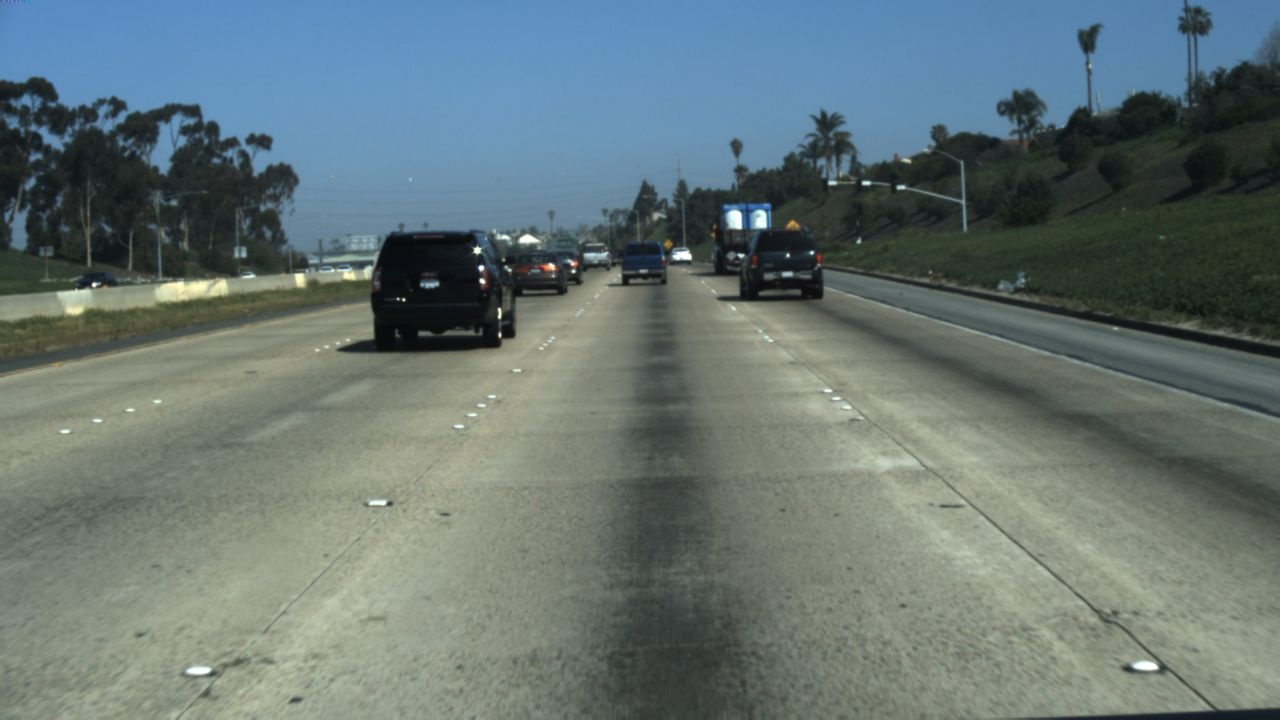
#> input picture LaneAF/test/20.jpg, 1280 x 720 px, given as the content of the folder /media/hsuan/data/LaneDataset/5, which was not available
$ python data_augmentation.py
#> lines starting #> are read from the running program, lines starting #| are printed output that depends on the picture; pictures that were not available may be replaced by others from this repository, and a replacement may not be noted
### LaneAF/tools/perspective_correction.py
from enum import unique
from cv2 import sort
import numpy as np
import cv2
from copy import deepcopy
from typing import Dict, List
import math
from sklearn.metrics import r2_score
from scipy.optimize import linear_sum_assignment
import matplotlib.pyplot as plt
import pysnooper
import statistics
import time
#@pysnooper.snoop()
class Lane:
    '''
    It's used to build each lane of per frame.
    name: LaneID_1, LaneID_2, LaneID_3...
    equa: equa[0] = slope, equa[1] = intercept build the line
    allpoints: allpoints of per frame(magnification)
    lanetype: #TODO lane classification
    '''
    # [9 lines left out: function __init__, not called in this run]

    def __str__(self):
        return f"Name is {self.name}, Equa is {self.equa}, Hor_x is {self.hor_x}, Angle is {self.angle}"

    @property
    def min_axis_x(self):
        return self.allpoints.min(axis=0)

    @property
    def max_axis_x(self):
        return self.allpoints.max(axis=0)

class LaneID_info:
    # [4 lines left out: function __init__, not called in this run]

    def __str__(self):
        return f"Name is {self.name}, LaneID_info freq is {self.freq},LaneID_infoAngle is {self.angle}"

# [224 lines left out: functions centerline, vanishing_point, angle_f, lane_loc_f, corresponding_coordinates, perspective_transform and 2 more, not called in this run]

def augmentation(o,res_pic,thed):
    lane_res = []
    if o ==1: #thed =-150
        alpha =1
        for img in res_pic:
            new_img = np.zeros(img.shape,img.dtype)
            for y in range(img.shape[0]):
                for x in range(img.shape[1]):
                    for c in range(img.shape[2]):
                        new_img[y,x,c] = np.clip(alpha*img[y,x,c]+thed,0,255)
            lane_res.append(new_img)
        return lane_res

    if o ==2: #thed=7
        for img in res_pic:
            dst = cv2.GaussianBlur(img, (thed, thed), 0)
            lane_res.append(dst)
        return lane_res

# [74 lines left out: functions arr_type, re_lane_angle, not called in this run]


# [308 lines of commented-out code are left out]

### LaneAF/data_augmentation.py
from tools.perspective_correction import *
import numpy as np
import cv2
import os

dataset = 5
piclist = [_ for _ in os.listdir(os.path.join('/media/hsuan/data/LaneDataset/{}').format(str(dataset))) if _.endswith(".jpg")]
print(piclist)

for pic in piclist:
    imglist = []
    img = cv2.imread(os.path.join('/media/hsuan/data/LaneDataset/{}/{}'.format(str(dataset),pic)))
#> img is the input picture: shape (720, 1280, 3); mean B, G, R 116.9, 117.5, 102.8
    imglist.append(img)
    print("piclen:",len(piclist),"pic:",piclist.index(pic)+1)
    for i in range(-50,0,25):
        auglist_0 = augmentation(1,imglist,thed= i)
        auglist_1 = deepcopy(auglist_0)

        for img in auglist_0:
            if i != 0 :
                cv2.imwrite(os.path.join('/media/hsuan/data/LaneDataset/{}/{}'.format(str(dataset),str((pic).replace('.jpg',''))+'_'+str(i)+'.jpg')),img)
                # cv2.imshow("img_out", img)
                # cv2.waitKey(0)

            #Laplace
            kernel = np.array([[0, -1, 0], [-1, 5, -1], [0, -1, 0]], np.float32) #锐化
            img_Laplace = cv2.filter2D(img, -1, kernel=kernel)
            # cv2.imwrite(os.path.join('/media/hsuan/data/LaneDataset/{}/{}'.format(str(dataset),str((pic).replace('.jpg',''))+'_'+str(i)+'_'+'L'+'.jpg')),img_Laplace)
            auglist_1.append(img_Laplace)
            # CLAHE
            imgYUV = cv2.cvtColor(img_Laplace, cv2.COLOR_BGR2YCrCb)
            channelsYUV = cv2.split(imgYUV)
            t = channelsYUV[0]
            clahe = cv2.createCLAHE(clipLimit=1.0, tileGridSize=(2, 2))
            p= clahe.apply(t)
            channels = cv2.merge([p,channelsYUV[1],channelsYUV[2]])
            img_CLAHE = cv2.cvtColor(channels, cv2.COLOR_YCrCb2BGR)
            cv2.imwrite(os.path.join('/media/hsuan/data/LaneDataset/{}/{}'.format(str(dataset),str((pic).replace('.jpg',''))+'_'+str(i)+'_'+'C'+'.jpg')),img_CLAHE)
            auglist_1.append(img_CLAHE)
#> this loop made 2 passes
#> pass 1, `cv2.imwrite(os.path.join('/media/hsuan/data/LaneDataset/{}/{}'.format(..`:
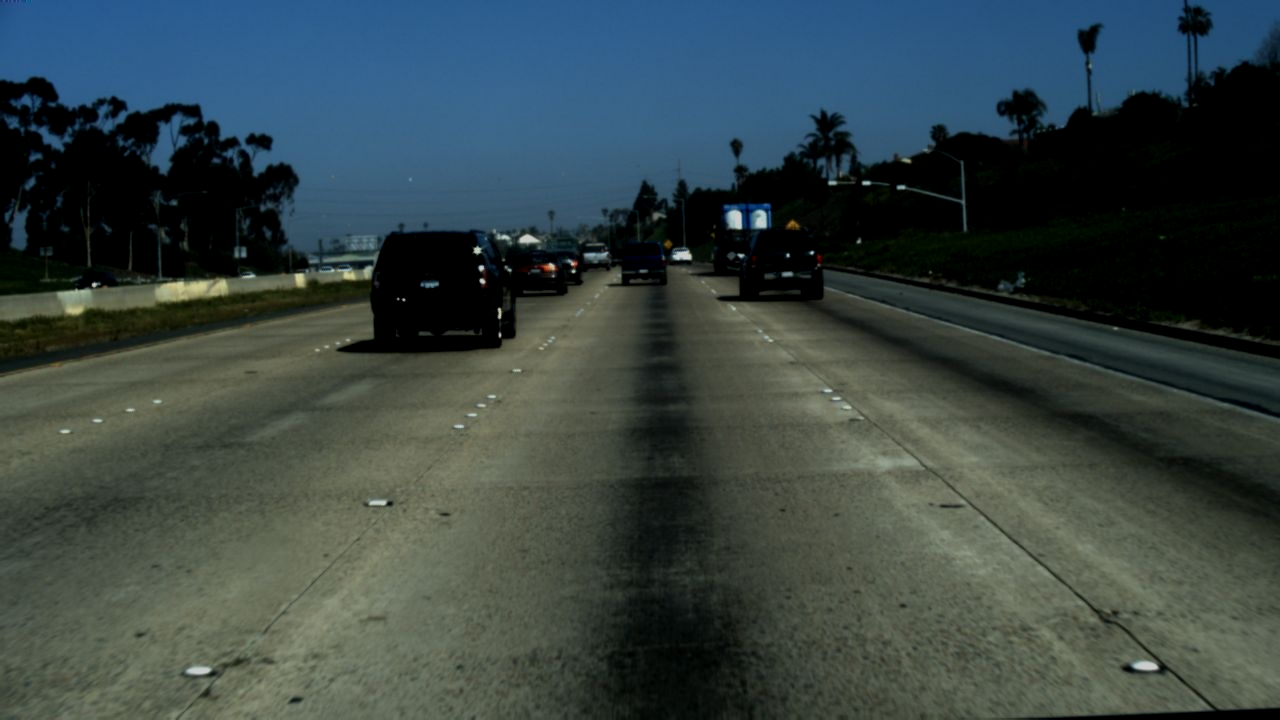
#> saved as 20_-50.jpg: shape (720, 1280, 3); mean B, G, R 69, 69.2, 55.5
#> pass 1, `cv2.imwrite(os.path.join('/media/hsuan/data/LaneDataset/{}/{}'.format(..`:
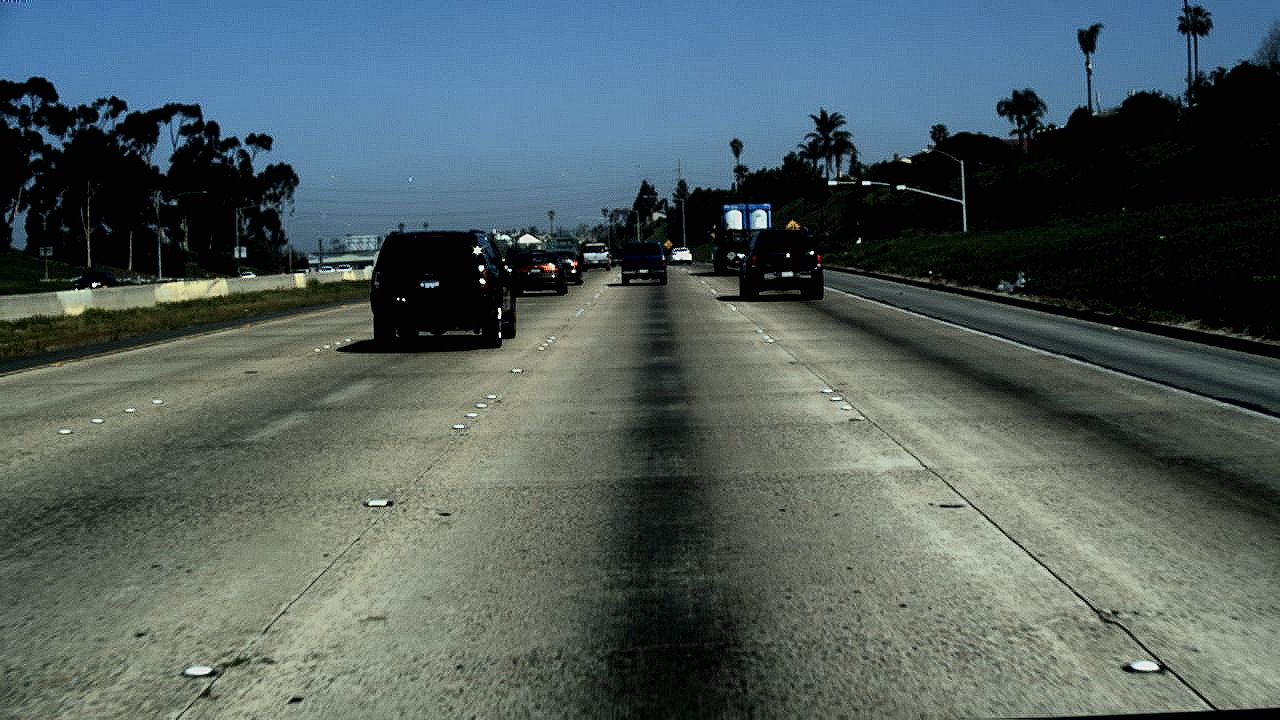
#> saved as 20_-50_C.jpg: shape (720, 1280, 3); mean B, G, R 93.8, 94, 80.4
#> after the loop: channels: shape (720, 1280, 3); mean of channels 0, 1, 2 111.2, 120.8, 130.1
#> after the loop: imgYUV: shape (720, 1280, 3); mean of channels 0, 1, 2 88.3, 120.8, 130.1
#> after the loop:
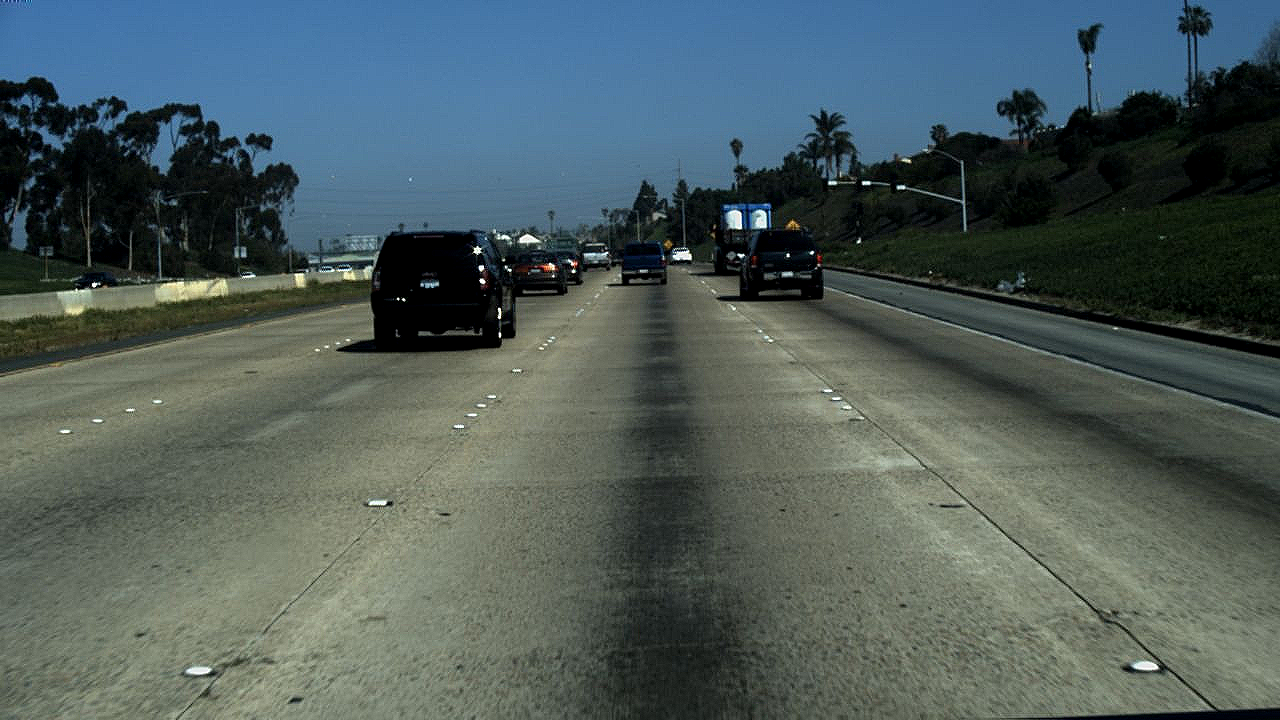
#> img_Laplace: shape (720, 1280, 3); mean B, G, R 92.1, 92.7, 78.2
#> after the loop:
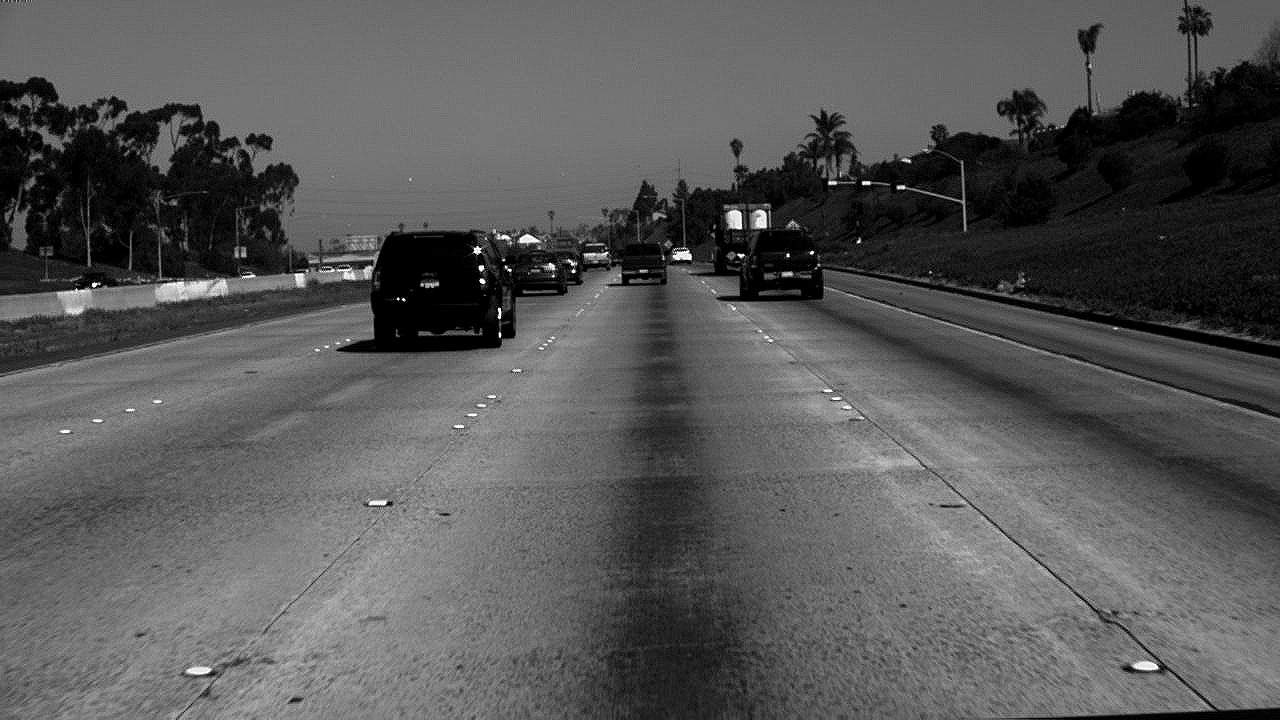
#> t: shape (720, 1280); min 0, max 255, mean 88.3

        # [8 lines of commented-out code are left out]
